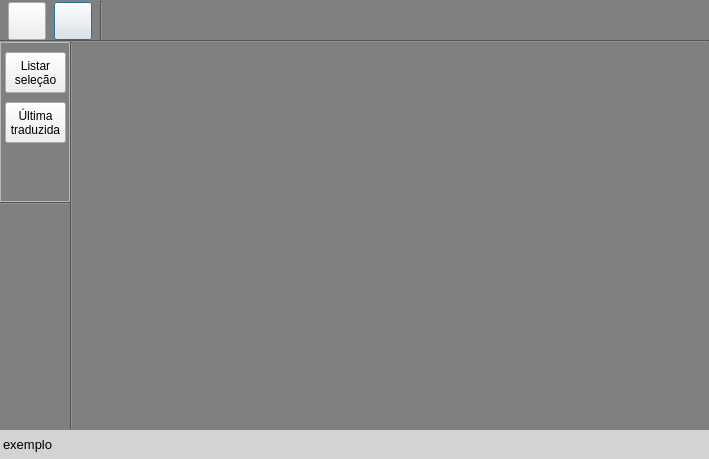
<?xml version="1.0" encoding="UTF-8"?>
<ui version="4.0">
 <class>ModoEdicao</class>
 <widget class="QDialog" name="ModoEdicao">
  <property name="geometry">
   <rect>
    <x>0</x>
    <y>0</y>
    <width>709</width>
    <height>459</height>
   </rect>
  </property>
  <property name="windowTitle">
   <string>Dialog</string>
  </property>
  <property name="styleSheet">
   <string notr="true">QDialog{
background-color: gray;
}</string>
  </property>
  <layout class="QGridLayout" name="gridLayout_2">
   <property name="leftMargin">
    <number>0</number>
   </property>
   <property name="topMargin">
    <number>0</number>
   </property>
   <property name="rightMargin">
    <number>0</number>
   </property>
   <property name="bottomMargin">
    <number>0</number>
   </property>
   <property name="spacing">
    <number>0</number>
   </property>
   <item row="2" column="1" rowspan="3">
    <widget class="Line" name="line_3">
     <property name="enabled">
      <bool>true</bool>
     </property>
     <property name="minimumSize">
      <size>
       <width>0</width>
       <height>0</height>
      </size>
     </property>
     <property name="maximumSize">
      <size>
       <width>16777215</width>
       <height>16777215</height>
      </size>
     </property>
     <property name="styleSheet">
      <string notr="true">background-color: gray;
</string>
     </property>
     <property name="orientation">
      <enum>Qt::Vertical</enum>
     </property>
    </widget>
   </item>
   <item row="5" column="0" colspan="3">
    <widget class="QLabel" name="status">
     <property name="minimumSize">
      <size>
       <width>0</width>
       <height>30</height>
      </size>
     </property>
     <property name="maximumSize">
      <size>
       <width>16777215</width>
       <height>30</height>
      </size>
     </property>
     <property name="font">
      <font>
       <family>Segoe UI</family>
       <pointsize>10</pointsize>
      </font>
     </property>
     <property name="styleSheet">
      <string notr="true">QLabel{
background-color: lightgray;
border-top: 1px solid gray;
}</string>
     </property>
     <property name="text">
      <string>exemplo</string>
     </property>
    </widget>
   </item>
   <item row="0" column="0" colspan="3">
    <widget class="QFrame" name="quadro_botoes_princ">
     <property name="minimumSize">
      <size>
       <width>210</width>
       <height>40</height>
      </size>
     </property>
     <property name="maximumSize">
      <size>
       <width>210</width>
       <height>40</height>
      </size>
     </property>
     <property name="frameShape">
      <enum>QFrame::NoFrame</enum>
     </property>
     <property name="frameShadow">
      <enum>QFrame::Raised</enum>
     </property>
     <property name="lineWidth">
      <number>0</number>
     </property>
     <widget class="QWidget" name="layoutWidget">
      <property name="geometry">
       <rect>
        <x>0</x>
        <y>0</y>
        <width>111</width>
        <height>42</height>
       </rect>
      </property>
      <layout class="QGridLayout" name="gridLayout">
       <property name="spacing">
        <number>0</number>
       </property>
       <item row="0" column="1">
        <widget class="QPushButton" name="configuraTeclado">
         <property name="minimumSize">
          <size>
           <width>38</width>
           <height>38</height>
          </size>
         </property>
         <property name="maximumSize">
          <size>
           <width>38</width>
           <height>38</height>
          </size>
         </property>
         <property name="text">
          <string/>
         </property>
         <property name="icon">
          <iconset resource="imagens.qrc">
           <normaloff>:/new/prefix1/keyboard.png</normaloff>:/new/prefix1/keyboard.png</iconset>
         </property>
         <property name="iconSize">
          <size>
           <width>26</width>
           <height>26</height>
          </size>
         </property>
        </widget>
       </item>
       <item row="0" column="0">
        <widget class="QPushButton" name="salvar">
         <property name="minimumSize">
          <size>
           <width>38</width>
           <height>38</height>
          </size>
         </property>
         <property name="maximumSize">
          <size>
           <width>38</width>
           <height>38</height>
          </size>
         </property>
         <property name="text">
          <string/>
         </property>
         <property name="icon">
          <iconset resource="imagens.qrc">
           <normaloff>:/new/prefix1/SaveFile.png</normaloff>:/new/prefix1/SaveFile.png</iconset>
         </property>
         <property name="iconSize">
          <size>
           <width>25</width>
           <height>25</height>
          </size>
         </property>
        </widget>
       </item>
       <item row="0" column="2">
        <widget class="Line" name="line_2">
         <property name="minimumSize">
          <size>
           <width>0</width>
           <height>40</height>
          </size>
         </property>
         <property name="maximumSize">
          <size>
           <width>16777215</width>
           <height>40</height>
          </size>
         </property>
         <property name="styleSheet">
          <string notr="true">background-color: gray;
</string>
         </property>
         <property name="orientation">
          <enum>Qt::Vertical</enum>
         </property>
        </widget>
       </item>
      </layout>
      <zorder>salvar</zorder>
      <zorder>configuraTeclado</zorder>
      <zorder>line_2</zorder>
     </widget>
    </widget>
   </item>
   <item row="2" column="0">
    <widget class="QFrame" name="quadro_botoes_play">
     <property name="minimumSize">
      <size>
       <width>70</width>
       <height>160</height>
      </size>
     </property>
     <property name="maximumSize">
      <size>
       <width>70</width>
       <height>160</height>
      </size>
     </property>
     <property name="frameShape">
      <enum>QFrame::StyledPanel</enum>
     </property>
     <property name="frameShadow">
      <enum>QFrame::Raised</enum>
     </property>
     <widget class="QPushButton" name="modoListaSelecionadas">
      <property name="geometry">
       <rect>
        <x>5</x>
        <y>10</y>
        <width>61</width>
        <height>41</height>
       </rect>
      </property>
      <property name="text">
       <string>Listar
seleção</string>
      </property>
     </widget>
     <widget class="QPushButton" name="irUltimaTraduzida">
      <property name="geometry">
       <rect>
        <x>5</x>
        <y>60</y>
        <width>61</width>
        <height>41</height>
       </rect>
      </property>
      <property name="text">
       <string>Última
traduzida</string>
      </property>
     </widget>
    </widget>
   </item>
   <item row="3" column="0">
    <widget class="Line" name="line_4">
     <property name="minimumSize">
      <size>
       <width>70</width>
       <height>0</height>
      </size>
     </property>
     <property name="maximumSize">
      <size>
       <width>50</width>
       <height>16777215</height>
      </size>
     </property>
     <property name="styleSheet">
      <string notr="true">background-color: gray;
</string>
     </property>
     <property name="orientation">
      <enum>Qt::Horizontal</enum>
     </property>
    </widget>
   </item>
   <item row="1" column="0" colspan="3">
    <widget class="Line" name="line">
     <property name="minimumSize">
      <size>
       <width>0</width>
       <height>2</height>
      </size>
     </property>
     <property name="maximumSize">
      <size>
       <width>16777215</width>
       <height>2</height>
      </size>
     </property>
     <property name="styleSheet">
      <string notr="true">background-color: gray;
</string>
     </property>
     <property name="lineWidth">
      <number>1</number>
     </property>
     <property name="midLineWidth">
      <number>0</number>
     </property>
     <property name="orientation">
      <enum>Qt::Horizontal</enum>
     </property>
    </widget>
   </item>
  </layout>
  <zorder>status</zorder>
  <zorder>line</zorder>
  <zorder>quadro_botoes_princ</zorder>
  <zorder>line_3</zorder>
  <zorder>line_4</zorder>
  <zorder>quadro_botoes_play</zorder>
 </widget>
 <resources>
  <include location="imagens.qrc"/>
 </resources>
 <connections/>
</ui>
